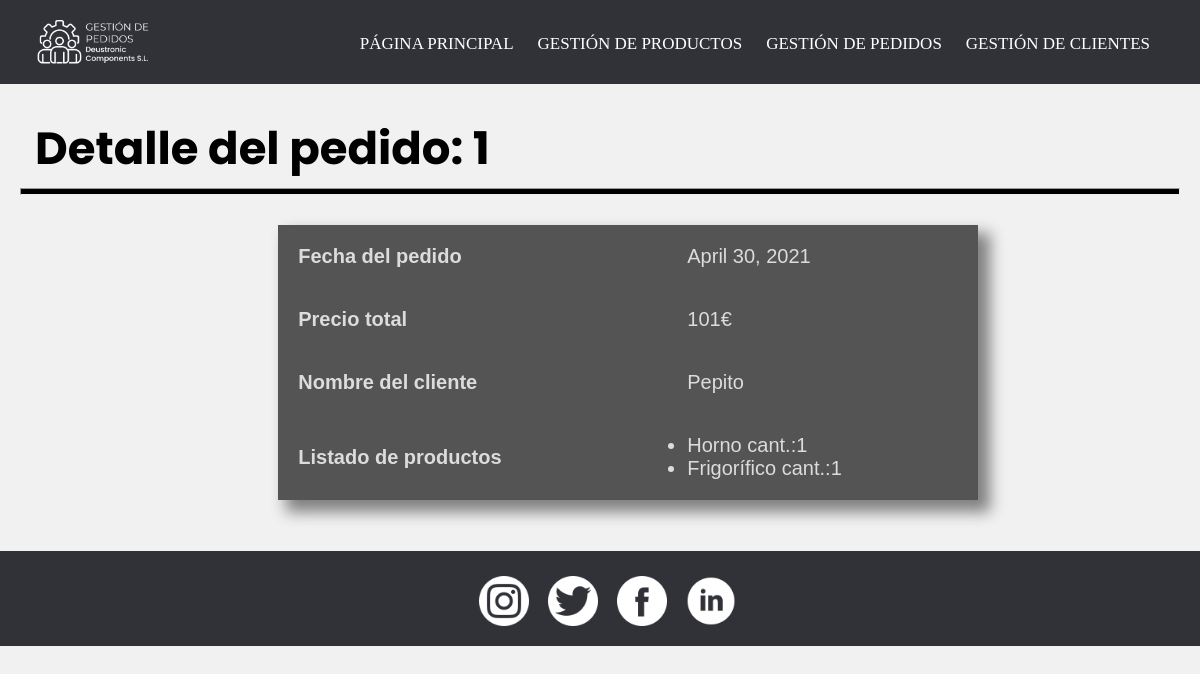
The page /gestionDePedidos/detallePedido/1/ on the database as committed earlier.
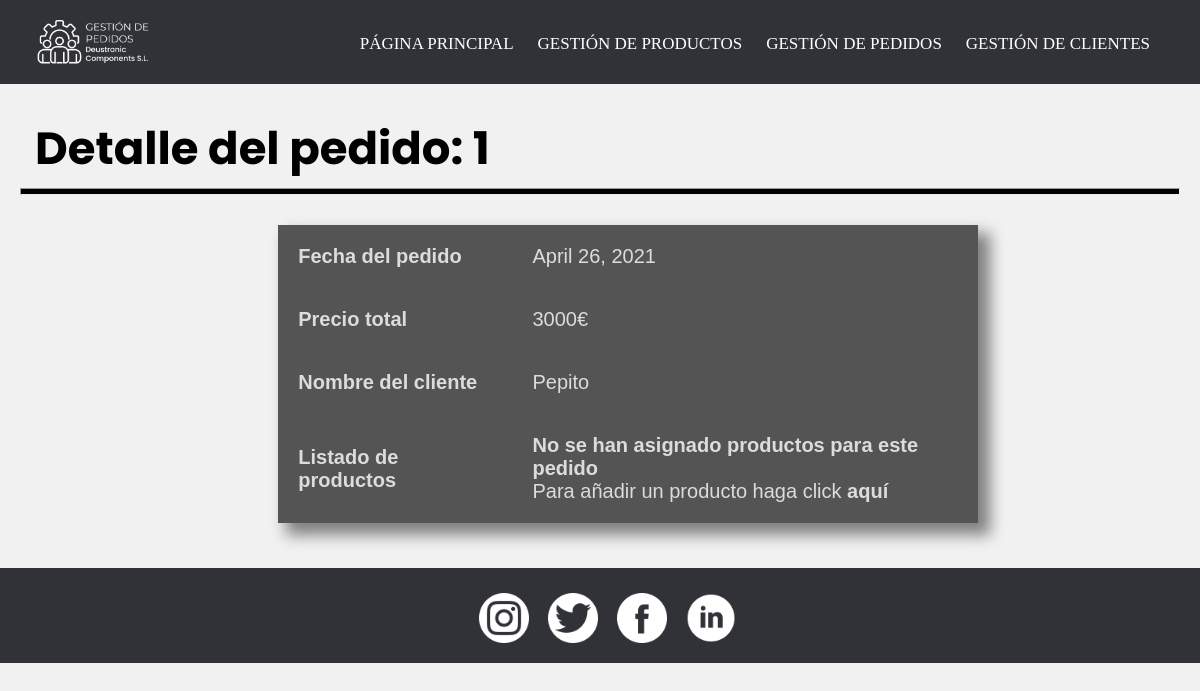
The same page on the database as committed later.
### appGestionDePedidos/models.py (models this page shows, shortened)
class Pedido(models.Model):
    fecha = models.DateField()
    precioTotal = models.IntegerField()
    cliente = models.ForeignKey(Cliente, on_delete=models.CASCADE) #para la recacion 1-n con cliente
    productos = models.ManyToManyField(Producto, through = 'Compone')#esto nos crea la tabla intermedia de la n-m invisible de pedido-producto

class Cliente(models.Model):
    cif = models.CharField(max_length=10)
    nombre = models.CharField(max_length=50)
    telefono = models.CharField(max_length=9)
    nombreEmpresa = models.CharField(max_length=50)
    email = models.EmailField(max_length=50)
    def __str__(self):
        return self.nombre

class Compone(models.Model):
    producto = models.ForeignKey(Producto, on_delete=models.CASCADE)
    pedido = models.ForeignKey(Pedido, on_delete=models.CASCADE)
    cantidad = models.IntegerField(default='1')

class Producto(models.Model):
    precio = models.IntegerField()
    nombre = models.CharField(max_length=50)
    descripcion = models.TextField(max_length=50)
    categoria = models.CharField(max_length=50)
    componentes = models.ManyToManyField(Componente, through = 'Consta') #esto nos crea la tabla intermedia de la n-m invisible producto-componente
    def __str__(self):
        return self.nombre

### appGestionDePedidos/views.py (the view)
# urls.py: path('detallePedido/<int:pk>/', PedidoDetailView.as_view(), name = 'detallePedido'),
class PedidoDetailView(DetailView):
        model = Pedido
        template_name = 'detallePedido.html'
        context_object_name = 'detalle_pedido'

### appGestionDePedidos/templates/detallePedido.html
{% extends "base.html" %}
{% load static %}
{% block content %}
    <header>
        <h2 class="pagSecundarias">Detalle del pedido: {{detalle_pedido.id}}</h2>
        <hr>
    </header>
    <div class="detalle">
        <table>
            <tr>
                <th>Fecha del pedido</th>
                <td>{{ detalle_pedido.fecha }}</td>
            </tr>
            <tr>
                <th>Precio total</th>
                <td>{{ detalle_pedido.precioTotal }}€</td>
            </tr>
            <tr>
                <th>Nombre del cliente</th>
                <td>{{ detalle_pedido.cliente }}</td>
            </tr>
            <tr>
                <th>Listado de productos</th>
                <td>
                    {% if detalle_pedido.compone_set.all %}
                        <ul>
                            {% for productos in detalle_pedido.compone_set.all %}
                                <li>{{productos.producto}} cant.:{{productos.cantidad}}</li>
                            {% endfor %}
                        </ul>
                    {% else %}
                        <h4>No se han asignado productos para este pedido</h4>
                        <p>Para añadir un producto haga click <a href="{% url 'anyadirPedidoProducto' %}">aquí</a></p>
                    {% endif %}
                </td>
            </tr>
        </table>
    </div>
{% endblock %}

### appGestionDePedidos/templates/base.html (shortened to what this page needs)
<!DOCTYPE html>
{% load static %}
<html lang="es">
<head>
    <link rel="stylesheet" href="{% static 'CSS/style.css' %}">
</head>
<body>
    <header>
        <div class="nav-fijado">
            <nav class="menu">
                <img src="{% static 'IMG/logo_nav.png' %}" alt="Logo" width="150px">
                <ul>
                    <li><a href="{% url 'pagPrincipal' %}">PÁGINA PRINCIPAL</a></li>
                    <li><a href="">GESTIÓN DE PRODUCTOS</a>
                    </li>
                    <li><a href="">GESTIÓN DE PEDIDOS</a>
                    </li>
                    <li><a href="">GESTIÓN DE CLIENTES</a>
                    </li>
                </ul>
            </nav>
        </div>
    </header>
    <main>
        {% block content %}{% endblock %}
    </main>
    <footer class="pie">
        <a href="https://www.instagram.com/?hl=es" title="Instagram"><img src="{% static 'IMG/instagram.png' %}" alt="Intagram" width="50px" height="50px"></a>
        <a href="https://twitter.com/?lang=es" title="Twitter"><img src="{% static 'IMG/twitter.png' %}"alt="Twitter" width="50px" height="50px"></a>
        <a href="https://es-es.facebook.com/" title="Facebook"><img src="{% static 'IMG/facebook.png' %}" alt="Facebook" width="50px" height="50px"></a>
        <a href="https://es.linkedin.com/" title="LinkedIn"><img src="{% static 'IMG/linkedin.png' %}" alt="LinkedIn" width="50px" height="50px"></a>
    </footer>
</body>
</html>

### appGestionDePedidos/static/CSS/style.css (style rules this page uses)
* { padding: 0; margin: 0; }
.nav-fijado { width: 100%; position: fixed; z-index: 1; border-bottom: 2px solid rgb(241, 241, 241); background-color: #313238; }
.menu { margin-left: auto; margin-right: auto; font-family: "calibri"; width: 100%; }
.menu img { float: left; padding-top: 0px; padding-left: 15px; padding-bottom: 0px; }
.menu ul { margin: auto; list-style: none; padding-right: 30px; float: right; }
.menu li { display: inline-block; }
.menu li a { color: white; text-decoration: none; padding-top: 34px; padding-right: 20px; font-size: 17px; transition: color 0.4s; display: block; }
.pie { background-color: #313238; height: 95px; width: 100%; text-align: center; clear: right; clear: left; }
.pie img { margin-left: 15px; margin-top: 25px; }
body { height: 100%; background-color: rgb(241, 241, 241); }
main { min-height: 521px; height: 100%; padding: 15px; }
main h2 { padding: 20px; font-family: "poppins", Arial, Helvetica, sans-serif; font-size: 45px; color: black; }
.pagSecundarias { padding-top: 100px; }
hr { margin: auto; margin-top: -15px; height: 5px; width: 99%; background-color: black; }
.detalle { padding: 30px; width: 55%; margin: auto; }
.detalle table { border-collapse: collapse; border-spacing: 0; box-shadow: 10px 10px 14px 2px rgba(0,0,0,0.47); font-family: "calibri", Verdana, Geneva, Tahoma, sans-serif; font-size: 20px; color: gainsboro; width: 700px; text-align: left; background-color: rgba(0, 0, 0, 0.65); }
.detalle tr { transition: background-color 1s; }
.detalle th, td { padding: 20px; }
.detalle p a { font-size: 20px; font-weight: 800; text-decoration: none; color: gainsboro; transition: color 0.4s; }

Rows that differ between the two databases and show on the page:
removed Compone: producto "Horno", cantidad "1"
removed Compone: producto "Frigorífico", cantidad "1"
changed Pedido "Pepito": fecha "April 30, 2021" → "April 26, 2021"; precioTotal "101" → "3000"
Other text that changed with them:
text now shown: "No se han asignado productos para este pedido Para añadir un producto haga click aquí"
